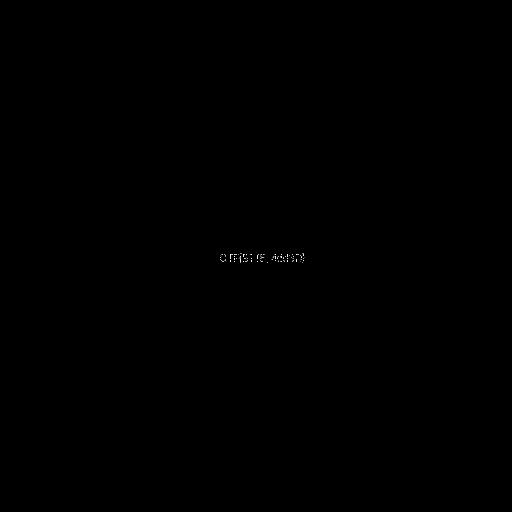
#> input picture system/HARD/pixel_mosaic_mystery/player/flag.png, 512 x 512 px, found by its file name
$ python genKey.py
#> lines starting #> are read from the running program, lines starting #| are printed output that depends on the picture; after the words box and inside, x2 and y2 are one past the last pixel; in counts of white or black regions, pixels touching at a corner belong together
from PIL import Image
import random

def randomize_pixels_pattern(image_path, output_path):
    # Open the input image
#> called with image_path = 'flag.png', output_path = 'key.png'
    img = Image.open(image_path)
#> img is the input picture: PIL image 512x512 RGB; min 0, max 252, mean 0.1

    # Convert the image to black and white
    bw_img = img.convert('1')
#> bw_img: PIL image 512x512 1; 0.05% white in thin lines or dots, all inside (x1, y1, x2, y2) = (220, 253, 304, 263)

    # Get the dimensions of the image
    width, height = bw_img.size
#> width = 512; height = 512

    # Create a new image with the same size as the original
    randomized_img = Image.new('1', (width, height))
#> randomized_img: PIL image 512x512 1; every value is 0

    # Define the pattern size (e.g., 10x10 pixels)
    pattern_size = 1

    # Iterate over each pattern in the image and assign random pixel values
    for x in range(0, width, pattern_size):
        for y in range(0, height, pattern_size):
            # Generate a random pixel value for each pattern
            pixel_value = random.choice([0, 255])

            # Fill the pattern with the random pixel value
            for i in range(pattern_size):
                for j in range(pattern_size):
                    # Make sure not to exceed image boundaries
                    if x + i < width and y + j < height:
                        randomized_img.putpixel((x + i, y + j), pixel_value)
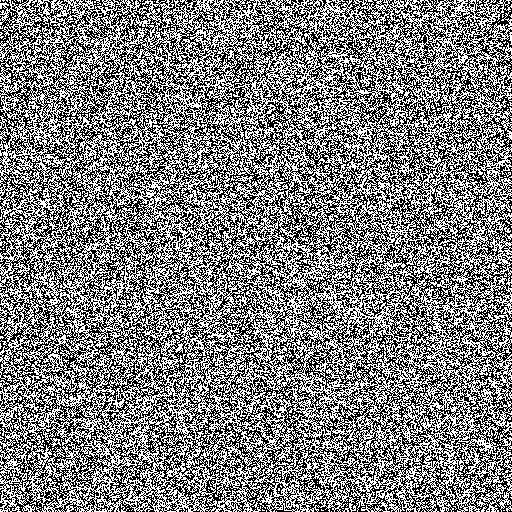
#> randomized_img: PIL image 512x512 1; 50% white in thin lines or dots

    # Save the randomized image
    randomized_img.save(output_path)

randomize_pixels_pattern("flag.png", "key.png")
